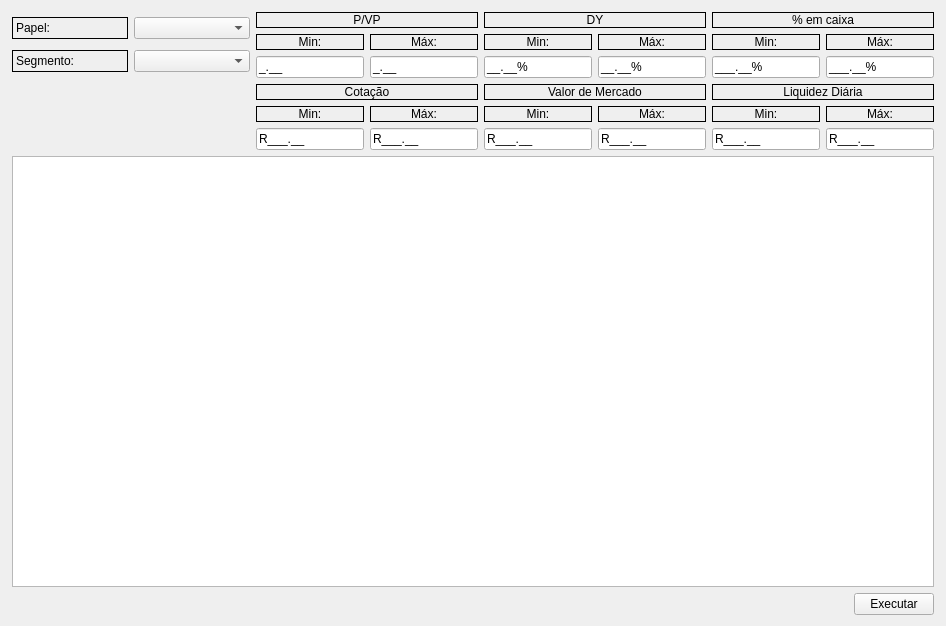
<?xml version="1.0" encoding="UTF-8"?>
<ui version="4.0">
 <class>Frame</class>
 <widget class="QFrame" name="Frame">
  <property name="geometry">
   <rect>
    <x>0</x>
    <y>0</y>
    <width>946</width>
    <height>626</height>
   </rect>
  </property>
  <property name="sizePolicy">
   <sizepolicy hsizetype="Preferred" vsizetype="Preferred">
    <horstretch>0</horstretch>
    <verstretch>0</verstretch>
   </sizepolicy>
  </property>
  <property name="windowTitle">
   <string>Filtragem de FIIs</string>
  </property>
  <property name="frameShape">
   <enum>QFrame::Shape::NoFrame</enum>
  </property>
  <property name="frameShadow">
   <enum>QFrame::Shadow::Plain</enum>
  </property>
  <layout class="QVBoxLayout" name="verticalLayout_10">
   <item>
    <layout class="QVBoxLayout" name="verticalLayout_9" stretch="0,1,0">
     <property name="leftMargin">
      <number>1</number>
     </property>
     <property name="topMargin">
      <number>1</number>
     </property>
     <property name="rightMargin">
      <number>1</number>
     </property>
     <item>
      <layout class="QGridLayout" name="gridLayout" columnstretch="1,0,0,0">
       <item row="0" column="1">
        <layout class="QVBoxLayout" name="verticalLayout_4">
         <item>
          <widget class="QLabel" name="label_10">
           <property name="frameShape">
            <enum>QFrame::Shape::Box</enum>
           </property>
           <property name="text">
            <string>P/VP</string>
           </property>
           <property name="alignment">
            <set>Qt::AlignmentFlag::AlignCenter</set>
           </property>
          </widget>
         </item>
         <item>
          <layout class="QHBoxLayout" name="horizontalLayout_5">
           <item>
            <widget class="QLabel" name="label_11">
             <property name="frameShape">
              <enum>QFrame::Shape::Box</enum>
             </property>
             <property name="text">
              <string>Min:</string>
             </property>
             <property name="alignment">
              <set>Qt::AlignmentFlag::AlignCenter</set>
             </property>
            </widget>
           </item>
           <item>
            <widget class="QLabel" name="label_12">
             <property name="frameShape">
              <enum>QFrame::Shape::Box</enum>
             </property>
             <property name="text">
              <string>Máx:</string>
             </property>
             <property name="alignment">
              <set>Qt::AlignmentFlag::AlignCenter</set>
             </property>
            </widget>
           </item>
          </layout>
         </item>
         <item>
          <layout class="QHBoxLayout" name="horizontalLayout_6">
           <item>
            <widget class="QLineEdit" name="txtCotMin_3">
             <property name="inputMask">
              <string>#.00;_</string>
             </property>
             <property name="text">
              <string>.</string>
             </property>
            </widget>
           </item>
           <item>
            <widget class="QLineEdit" name="txtCotMax_3">
             <property name="inputMask">
              <string>#.00;_</string>
             </property>
             <property name="text">
              <string>.</string>
             </property>
            </widget>
           </item>
          </layout>
         </item>
        </layout>
       </item>
       <item row="0" column="2">
        <layout class="QVBoxLayout" name="verticalLayout_3">
         <item>
          <widget class="QLabel" name="label_7">
           <property name="frameShape">
            <enum>QFrame::Shape::Box</enum>
           </property>
           <property name="text">
            <string>DY</string>
           </property>
           <property name="alignment">
            <set>Qt::AlignmentFlag::AlignCenter</set>
           </property>
          </widget>
         </item>
         <item>
          <layout class="QHBoxLayout" name="horizontalLayout_3">
           <item>
            <widget class="QLabel" name="label_8">
             <property name="frameShape">
              <enum>QFrame::Shape::Box</enum>
             </property>
             <property name="text">
              <string>Min:</string>
             </property>
             <property name="alignment">
              <set>Qt::AlignmentFlag::AlignCenter</set>
             </property>
            </widget>
           </item>
           <item>
            <widget class="QLabel" name="label_9">
             <property name="frameShape">
              <enum>QFrame::Shape::Box</enum>
             </property>
             <property name="text">
              <string>Máx:</string>
             </property>
             <property name="alignment">
              <set>Qt::AlignmentFlag::AlignCenter</set>
             </property>
            </widget>
           </item>
          </layout>
         </item>
         <item>
          <layout class="QHBoxLayout" name="horizontalLayout_4">
           <item>
            <widget class="QLineEdit" name="txtCotMin_2">
             <property name="inputMask">
              <string>##.00%;_</string>
             </property>
             <property name="text">
              <string>.%</string>
             </property>
            </widget>
           </item>
           <item>
            <widget class="QLineEdit" name="txtCotMax_2">
             <property name="inputMask">
              <string>##.00%;_</string>
             </property>
             <property name="text">
              <string>.%</string>
             </property>
            </widget>
           </item>
          </layout>
         </item>
        </layout>
       </item>
       <item row="0" column="0">
        <layout class="QVBoxLayout" name="verticalLayout">
         <item>
          <layout class="QHBoxLayout" name="horizontalLayout_13">
           <item>
            <widget class="QLabel" name="label_2">
             <property name="frameShape">
              <enum>QFrame::Shape::Box</enum>
             </property>
             <property name="text">
              <string>Papel:</string>
             </property>
            </widget>
           </item>
           <item>
            <widget class="QComboBox" name="comboBox">
             <property name="editable">
              <bool>false</bool>
             </property>
             <property name="currentIndex">
              <number>-1</number>
             </property>
            </widget>
           </item>
          </layout>
         </item>
         <item>
          <layout class="QHBoxLayout" name="horizontalLayout_14">
           <item>
            <widget class="QLabel" name="label_3">
             <property name="frameShape">
              <enum>QFrame::Shape::Box</enum>
             </property>
             <property name="text">
              <string>Segmento:</string>
             </property>
            </widget>
           </item>
           <item>
            <widget class="QComboBox" name="comboBox_2"/>
           </item>
          </layout>
         </item>
        </layout>
       </item>
       <item row="0" column="3">
        <layout class="QVBoxLayout" name="verticalLayout_2">
         <item>
          <widget class="QLabel" name="label_4">
           <property name="frameShape">
            <enum>QFrame::Shape::Box</enum>
           </property>
           <property name="text">
            <string>% em caixa</string>
           </property>
           <property name="alignment">
            <set>Qt::AlignmentFlag::AlignCenter</set>
           </property>
          </widget>
         </item>
         <item>
          <layout class="QHBoxLayout" name="horizontalLayout">
           <item>
            <widget class="QLabel" name="label_5">
             <property name="frameShape">
              <enum>QFrame::Shape::Box</enum>
             </property>
             <property name="text">
              <string>Min:</string>
             </property>
             <property name="alignment">
              <set>Qt::AlignmentFlag::AlignCenter</set>
             </property>
            </widget>
           </item>
           <item>
            <widget class="QLabel" name="label_6">
             <property name="frameShape">
              <enum>QFrame::Shape::Box</enum>
             </property>
             <property name="text">
              <string>Máx:</string>
             </property>
             <property name="alignment">
              <set>Qt::AlignmentFlag::AlignCenter</set>
             </property>
            </widget>
           </item>
          </layout>
         </item>
         <item>
          <layout class="QHBoxLayout" name="horizontalLayout_2">
           <item>
            <widget class="QLineEdit" name="txtCaixaMin">
             <property name="inputMask">
              <string>###.00%;_</string>
             </property>
             <property name="text">
              <string>.%</string>
             </property>
            </widget>
           </item>
           <item>
            <widget class="QLineEdit" name="txtCaixaMax">
             <property name="inputMask">
              <string>###.00%;_</string>
             </property>
             <property name="text">
              <string>.%</string>
             </property>
            </widget>
           </item>
          </layout>
         </item>
        </layout>
       </item>
       <item row="1" column="3">
        <layout class="QVBoxLayout" name="verticalLayout_8">
         <item>
          <layout class="QHBoxLayout" name="horizontalLayout_16">
           <item>
            <layout class="QVBoxLayout" name="verticalLayout_6">
             <item>
              <widget class="QLabel" name="label_16">
               <property name="frameShape">
                <enum>QFrame::Shape::Box</enum>
               </property>
               <property name="text">
                <string>Liquidez Diária</string>
               </property>
               <property name="alignment">
                <set>Qt::AlignmentFlag::AlignCenter</set>
               </property>
              </widget>
             </item>
             <item>
              <layout class="QHBoxLayout" name="horizontalLayout_9">
               <item>
                <widget class="QLabel" name="label_17">
                 <property name="frameShape">
                  <enum>QFrame::Shape::Box</enum>
                 </property>
                 <property name="text">
                  <string>Min:</string>
                 </property>
                 <property name="alignment">
                  <set>Qt::AlignmentFlag::AlignCenter</set>
                 </property>
                </widget>
               </item>
               <item>
                <widget class="QLabel" name="label_18">
                 <property name="frameShape">
                  <enum>QFrame::Shape::Box</enum>
                 </property>
                 <property name="text">
                  <string>Máx:</string>
                 </property>
                 <property name="alignment">
                  <set>Qt::AlignmentFlag::AlignCenter</set>
                 </property>
                </widget>
               </item>
              </layout>
             </item>
             <item>
              <layout class="QHBoxLayout" name="horizontalLayout_10">
               <item>
                <widget class="QLineEdit" name="txtLiqMin">
                 <property name="inputMask">
                  <string>R###.00;_</string>
                 </property>
                 <property name="text">
                  <string>R.</string>
                 </property>
                </widget>
               </item>
               <item>
                <widget class="QLineEdit" name="txtLiqMax">
                 <property name="inputMask">
                  <string>R###.00;_</string>
                 </property>
                 <property name="text">
                  <string>R.</string>
                 </property>
                </widget>
               </item>
              </layout>
             </item>
            </layout>
           </item>
          </layout>
         </item>
        </layout>
       </item>
       <item row="1" column="2">
        <layout class="QVBoxLayout" name="verticalLayout_7">
         <item>
          <widget class="QLabel" name="label_19">
           <property name="frameShape">
            <enum>QFrame::Shape::Box</enum>
           </property>
           <property name="text">
            <string>Valor de Mercado</string>
           </property>
           <property name="alignment">
            <set>Qt::AlignmentFlag::AlignCenter</set>
           </property>
          </widget>
         </item>
         <item>
          <layout class="QHBoxLayout" name="horizontalLayout_11">
           <item>
            <widget class="QLabel" name="label_20">
             <property name="frameShape">
              <enum>QFrame::Shape::Box</enum>
             </property>
             <property name="text">
              <string>Min:</string>
             </property>
             <property name="alignment">
              <set>Qt::AlignmentFlag::AlignCenter</set>
             </property>
            </widget>
           </item>
           <item>
            <widget class="QLabel" name="label_21">
             <property name="frameShape">
              <enum>QFrame::Shape::Box</enum>
             </property>
             <property name="text">
              <string>Máx:</string>
             </property>
             <property name="alignment">
              <set>Qt::AlignmentFlag::AlignCenter</set>
             </property>
            </widget>
           </item>
          </layout>
         </item>
         <item>
          <layout class="QHBoxLayout" name="horizontalLayout_12">
           <item>
            <widget class="QLineEdit" name="txtValMin">
             <property name="inputMask">
              <string>R###.00;_</string>
             </property>
             <property name="text">
              <string>R.</string>
             </property>
            </widget>
           </item>
           <item>
            <widget class="QLineEdit" name="txtValMax">
             <property name="inputMask">
              <string>R###.00;_</string>
             </property>
             <property name="text">
              <string>R.</string>
             </property>
            </widget>
           </item>
          </layout>
         </item>
        </layout>
       </item>
       <item row="1" column="1">
        <layout class="QVBoxLayout" name="verticalLayout_5">
         <item>
          <widget class="QLabel" name="label_13">
           <property name="frameShape">
            <enum>QFrame::Shape::Box</enum>
           </property>
           <property name="text">
            <string>Cotação</string>
           </property>
           <property name="alignment">
            <set>Qt::AlignmentFlag::AlignCenter</set>
           </property>
          </widget>
         </item>
         <item>
          <layout class="QHBoxLayout" name="horizontalLayout_7">
           <item>
            <widget class="QLabel" name="label_14">
             <property name="frameShape">
              <enum>QFrame::Shape::Box</enum>
             </property>
             <property name="text">
              <string>Min:</string>
             </property>
             <property name="alignment">
              <set>Qt::AlignmentFlag::AlignCenter</set>
             </property>
            </widget>
           </item>
           <item>
            <widget class="QLabel" name="label_15">
             <property name="frameShape">
              <enum>QFrame::Shape::Box</enum>
             </property>
             <property name="text">
              <string>Máx:</string>
             </property>
             <property name="alignment">
              <set>Qt::AlignmentFlag::AlignCenter</set>
             </property>
            </widget>
           </item>
          </layout>
         </item>
         <item>
          <layout class="QHBoxLayout" name="horizontalLayout_8">
           <item>
            <widget class="QLineEdit" name="txtCotMin">
             <property name="inputMask">
              <string>R###.00;_</string>
             </property>
             <property name="text">
              <string>R.</string>
             </property>
            </widget>
           </item>
           <item>
            <widget class="QLineEdit" name="txtCotMax">
             <property name="inputMask">
              <string>R###.00;_</string>
             </property>
             <property name="text">
              <string>R.</string>
             </property>
            </widget>
           </item>
          </layout>
         </item>
        </layout>
       </item>
      </layout>
     </item>
     <item>
      <widget class="QTableView" name="tableView"/>
     </item>
     <item>
      <layout class="QHBoxLayout" name="horizontalLayout_15">
       <item alignment="Qt::AlignmentFlag::AlignRight">
        <widget class="QPushButton" name="btnExecute">
         <property name="text">
          <string>Executar</string>
         </property>
        </widget>
       </item>
      </layout>
     </item>
    </layout>
   </item>
  </layout>
 </widget>
 <resources/>
 <connections/>
</ui>
